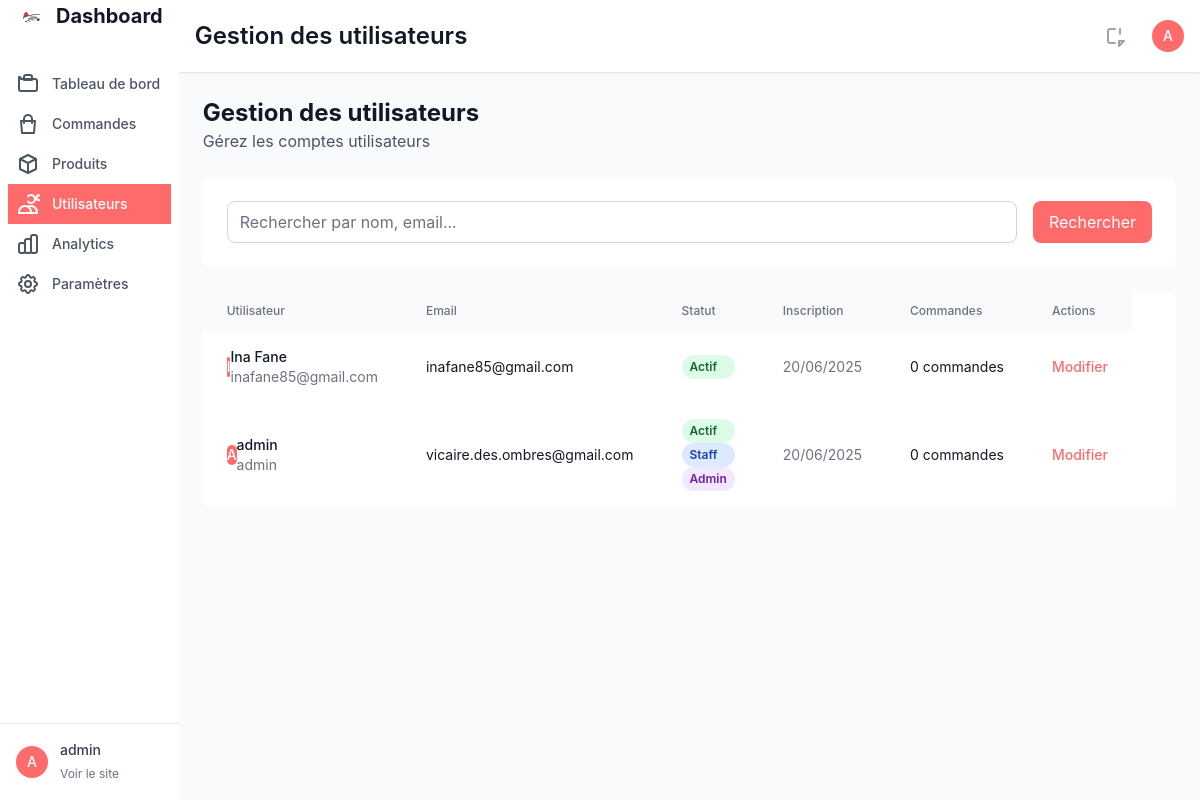
The app's page /dashboard/users/ (signed in), older data.
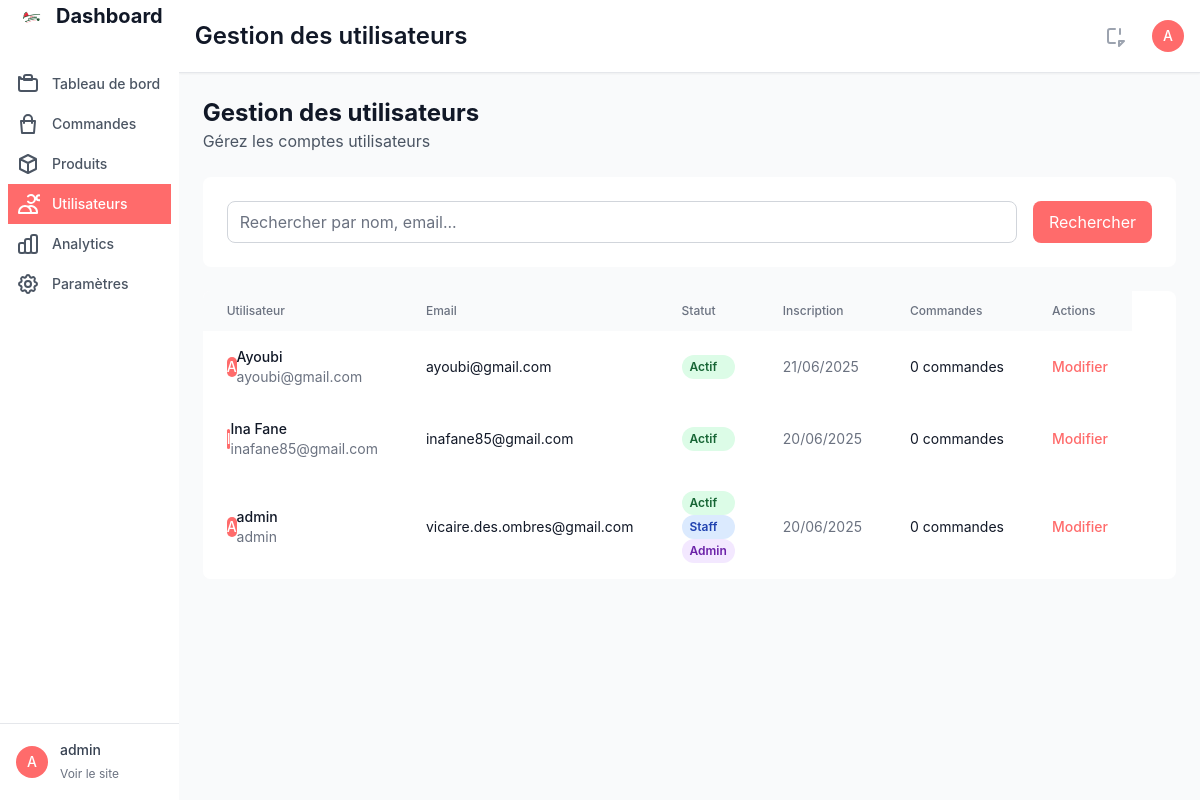
The same page, newer data.
### accounts/models.py (models this page shows, shortened)
class User(AbstractUser):
    full_name = models.CharField(max_length=255, blank=True)
    phone = models.CharField(max_length=20, blank=True)
    avatar = models.ImageField(upload_to='avatars/', blank=True, null=True)
    created_at = models.DateTimeField(auto_now_add=True)
    updated_at = models.DateTimeField(auto_now=True)
    def get_full_name(self):
        return self.full_name or f"{self.first_name} {self.last_name}".strip() or self.username

### dashboard/views.py (the view)
# urls.py: path('users/', views.dashboard_users, name='users'),
@login_required
@user_passes_test(is_staff_user)
def dashboard_users(request):
    search = request.GET.get('search', '')
    users = User.objects.order_by('-date_joined')
    if search:
        users = users.filter(
            Q(email__icontains=search) |
            Q(full_name__icontains=search) |
            Q(username__icontains=search)
        )
    paginator = Paginator(users, 20)
    page_number = request.GET.get('page')
    page_obj = paginator.get_page(page_number)
    context = {
        'page_obj': page_obj,
        'search': search,
    }
    return render(request, 'dashboard/users.html', context)

### cart/context_processors.py (called while the page is built)
def cart(request):
    cart = get_or_create_cart(request)
    return {
        'cart': cart,
        'cart_items_count': cart.total_items if cart else 0,
        'cart_total': cart.total_price if cart else 0,
    }

### cart/models.py (called while the page is built)
    @property
    def total_items(self):
        return sum(item.quantity for item in self.items.all())

    @property
    def total_price(self):
        return sum(item.get_total_price() for item in self.items.all())

### cart/utils.py (called while the page is built, shortened)
def get_or_create_cart(request):
    cart = None
    if request.user.is_authenticated:
        cart, created = Cart.objects.get_or_create(user=request.user)
        if not created and request.session.session_key:
            session_cart = Cart.objects.filter(session_key=request.session.session_key).first()
    else:
        if not request.session.session_key:
            request.session.create()
        cart, created = Cart.objects.get_or_create(session_key=request.session.session_key)
    return cart

### dashboard/views.py (called while the page is built)
def is_staff_user(user):
    return user.is_authenticated and user.is_staff

### templates/dashboard/users.html (shortened to what the changed rows need)
{% extends 'dashboard/base.html' %}
{% block page_title %}Gestion des utilisateurs{% endblock %}
{% block content %}
<div class="p-6">
    <div class="mb-6">
        <h2 class="text-2xl font-bold text-gray-900 dark:text-white">Gestion des utilisateurs</h2>
    </div>
    <div class="bg-white dark:bg-gray-800 shadow rounded-lg overflow-hidden">
        <div class="overflow-x-auto">
            <table class="min-w-full divide-y divide-gray-200 dark:divide-gray-700">
                <thead class="bg-gray-50 dark:bg-gray-700">
                    <tr>
                        <th class="px-6 py-3 text-left text-xs font-medium text-gray-500 dark:text-gray-300 uppercase tracking-wider">Utilisateur</th>
                        <th class="px-6 py-3 text-left text-xs font-medium text-gray-500 dark:text-gray-300 uppercase tracking-wider">Email</th>
                        <th class="px-6 py-3 text-left text-xs font-medium text-gray-500 dark:text-gray-300 uppercase tracking-wider">Statut</th>
                        <th class="px-6 py-3 text-left text-xs font-medium text-gray-500 dark:text-gray-300 uppercase tracking-wider">Inscription</th>
                        <th class="px-6 py-3 text-left text-xs font-medium text-gray-500 dark:text-gray-300 uppercase tracking-wider">Commandes</th>
                        <th class="px-6 py-3 text-left text-xs font-medium text-gray-500 dark:text-gray-300 uppercase tracking-wider">Actions</th>
                    </tr>
                </thead>
                <tbody class="bg-white dark:bg-gray-800 divide-y divide-gray-200 dark:divide-gray-700">
                    {% for user in page_obj %}
                        <tr class="hover:bg-gray-50 dark:hover:bg-gray-700">
                            <td class="px-6 py-4 whitespace-nowrap">
                                <div class="flex items-center">
                                    {% if user.avatar %}
                                        <img class="h-10 w-10 rounded-full object-cover" src="{{ user.avatar.url }}" alt="{{ user.get_full_name }}">
                                    {% else %}
                                        <div class="h-10 w-10 rounded-full bg-watermelon-red flex items-center justify-center">
                                            <span class="text-white text-sm font-medium">{{ user.get_full_name|first|upper }}</span>
                                        </div>
                                    {% endif %}
                                    <div class="ml-4">
                                        <div class="text-sm font-medium text-gray-900 dark:text-white">{{ user.get_full_name }}</div>
                                        <div class="text-sm text-gray-500 dark:text-gray-400">{{ user.username }}</div>
                                    </div>
                                </div>
                            </td>
                            <td class="px-6 py-4 whitespace-nowrap">
                                <div class="text-sm text-gray-900 dark:text-white">{{ user.email }}</div>
                            </td>
                            <td class="px-6 py-4 whitespace-nowrap">
                                <div class="flex flex-col space-y-1">
                                    {% if user.is_active %}
                                        <span class="inline-flex px-2 py-1 text-xs font-semibold rounded-full bg-green-100 text-green-800">Actif</span>
                                    {% else %}
                                        <span class="inline-flex px-2 py-1 text-xs font-semibold rounded-full bg-red-100 text-red-800">Inactif</span>
                                    {% endif %}
                                    {% if user.is_staff %}
                                        <span class="inline-flex px-2 py-1 text-xs font-semibold rounded-full bg-blue-100 text-blue-800">Staff</span>
                                    {% endif %}
                                    {% if user.is_superuser %}
                                        <span class="inline-flex px-2 py-1 text-xs font-semibold rounded-full bg-purple-100 text-purple-800">Admin</span>
                                    {% endif %}
                                </div>
                            </td>
                            <td class="px-6 py-4 whitespace-nowrap text-sm text-gray-500 dark:text-gray-400">
                                {{ user.date_joined|date:"d/m/Y" }}
                            </td>
                            <td class="px-6 py-4 whitespace-nowrap text-sm text-gray-900 dark:text-white">
                                {{ user.orders.count }} commande{{ user.orders.count|pluralize }}
                            </td>
                            <td class="px-6 py-4 whitespace-nowrap text-sm font-medium">
                                <a href="{% url 'admin:accounts_user_change' user.id %}" class="text-watermelon-red hover:text-watermelon-red-dark">Modifier</a>
                            </td>
                        </tr>
                    {% empty %}
                        <tr>
                            <td colspan="6" class="px-6 py-4 text-center text-gray-500 dark:text-gray-400">
                                Aucun utilisateur trouvé
                            </td>
                        </tr>
                    {% endfor %}
                </tbody>
            </table>
        </div>
    </div>
</div>
{% endblock %}

### templates/dashboard/base.html (shortened to what the changed rows need)
{% load static %}
<!DOCTYPE html>
<html lang="fr" class="h-full">
<head>
    {% load tailwind_tags %}
    {% tailwind_css %}
    <link href="{% static 'css/custom.css' %}" rel="stylesheet">
</head>
<body class="h-full bg-gray-50 dark:bg-gray-900">
    <div class="flex h-full">
        <div class="hidden md:flex md:w-64 md:flex-col">
            <div class="flex flex-col flex-grow pt-5 overflow-y-auto bg-white dark:bg-gray-800 border-r border-gray-200 dark:border-gray-700">
                <div class="flex-shrink-0 flex border-t border-gray-200 dark:border-gray-700 p-4">
                    <div class="flex items-center">
                        <div class="flex-shrink-0">
                            {% if user.avatar %}
                                <img class="h-8 w-8 rounded-full" src="{{ user.avatar.url }}" alt="{{ user.get_full_name }}">
                            {% else %}
                                <div class="h-8 w-8 rounded-full bg-watermelon-red flex items-center justify-center">
                                    <span class="text-white text-sm font-medium">{{ user.get_full_name|first|upper }}</span>
                                </div>
                            {% endif %}
                        </div>
                        <div class="ml-3">
                            <p class="text-sm font-medium text-gray-700 dark:text-gray-300">{{ user.get_full_name }}</p>
                            <a href="{% url 'home' %}" class="text-xs text-gray-500 dark:text-gray-400 hover:text-watermelon-red">Voir le site</a>
                        </div>
                    </div>
                </div>
            </div>
        </div>
        <div class="flex flex-col flex-1 overflow-hidden">
            <header class="bg-white dark:bg-gray-800 shadow-sm border-b border-gray-200 dark:border-gray-700">
                <div class="flex items-center justify-between px-4 py-4 sm:px-6 lg:px-8">
                    <div class="flex items-center">
                        <h1 class="ml-4 md:ml-0 text-2xl font-semibold text-gray-900 dark:text-white">
                            {% block page_title %}Dashboard{% endblock %}
                        </h1>
                    </div>
                    <div class="flex items-center space-x-4">
                        <div class="relative">
                            <button class="flex items-center text-sm rounded-full focus:outline-none focus:ring-2 focus:ring-offset-2 focus:ring-watermelon-red">
                                {% if user.avatar %}
                                    <img class="h-8 w-8 rounded-full" src="{{ user.avatar.url }}" alt="{{ user.get_full_name }}">
                                {% else %}
                                    <div class="h-8 w-8 rounded-full bg-watermelon-red flex items-center justify-center">
                                        <span class="text-white text-sm font-medium">{{ user.get_full_name|first|upper }}</span>
                                    </div>
                                {% endif %}
                            </button>
                        </div>
                    </div>
                </div>
            </header>
            <main class="flex-1 overflow-y-auto">
                {% block content %}{% endblock %}
            </main>
        </div>
    </div>
</body>
</html>

Row changes from the older to the newer data that the page shows:
added User: get_full_name|first "A", get_full_name "Ayoubi", username "ayoubi@gmail.com", email "ayoubi@gmail.com", is_active "Actif", date_joined "21/06/2025", orders.count "0"
